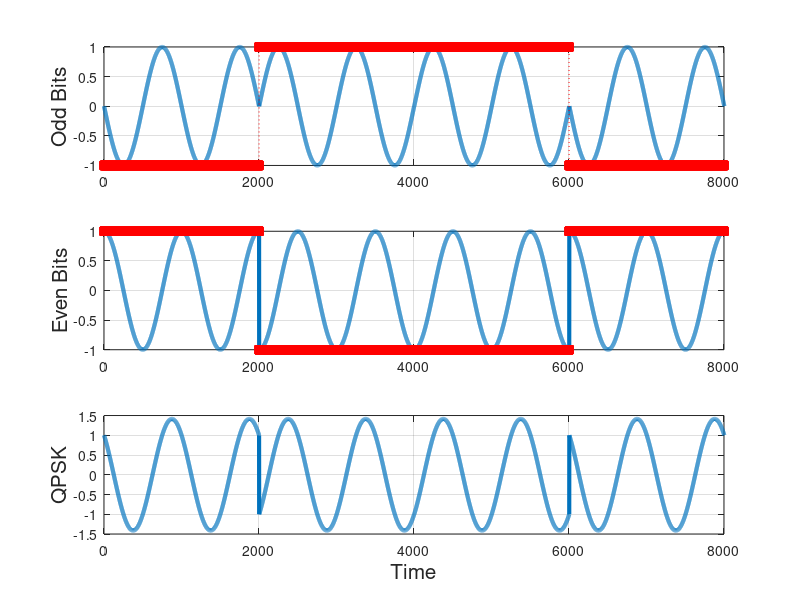

MATLAB code for this plot:
%%%%%%%%%%%%%%%%%%%%%%%%%%%%%%%%%%%%%%%%%%%%%%%%%%%%%%%%
%              Quadri-Phase-Shift-Keying               %
%               By Ankitkumar K Chheda                 %
%     Pune Institute of Computer Technology, Pune      %
%%%%%%%%%%%%%%%%%%%%%%%%%%%%%%%%%%%%%%%%%%%%%%%%%%%%%%%%

clear all;
clc;

%Taking Input Bit Sequence
temp = input ('Want to enter bit sequence (1) Yes / (2) No : ');
clc;
if temp == 1
    bit_seq = input('Enter bit sequence [0 1 0 1 0 ... ] : ');
else 
    disp ('Default bit sequence taken [0 1 0 1 1 0 1 1 0 1 1 1]');
    input('Press any key to continue');
    bit_seq = [0 1 1 0 1 0 0 1];
end

%Initiations
N = length(bit_seq);
fc = 1;                                 %Carrier Frequency for Demo
t = 0 : 0.001 : 2;                      % Bit Period = 2 * (1/fc)
b = [];
qpsk = [];
bec = [];
bes = [];
b_o = [];
b_e = [];
bit_e = [];
bit_o = [];

%Creating input waveform on Bit Sequence
for i = 1 : N
    bx = bit_seq(i) * ones(1, 1000);
    b = [b bx];
end

%Seperating Even and Odd Bits
for i = 1 : N
    if bit_seq(i) == 0
        bit_seq(i) = -1;
    end
    if mod(i,2) == 0
        e_bit = bit_seq(i);
        b_e = [b_e e_bit];
    else
        o_bit = bit_seq(i);
        b_o = [b_o o_bit];
    end
end

%Calculating QPSK Signal
for i = 1 : N/2
    be_c = (b_e(i) * cos (2*pi*fc*t));
    bo_s = (b_o(i) * sin (2*pi*fc*t));
    q = be_c + bo_s;
    even = b_e(i) * ones(1,2000);
    odd = b_o(i) * ones (1,2000);
    bit_e = [bit_e even];
    bit_o = [bit_o odd];
    qpsk = [qpsk q];
    bec = [bec be_c];
    bes = [bes bo_s];
end
clc;
figure('Name','QPSK Demonstration')

% Plot waveform of Input Bits Sequence
% subplot(411);       plot(b, 'o');       grid on;
% axis([0 (N*1000) 0 1])
% xlabel('Time'); ylabel('I/P Bit Stream');
% title ('\bf\color{blue} Demonstration of QPSK Waveforms');

%Plot waveform of Odd Bits 
subplot(311);       plot(bes,'LineWidth',3);          hold on;
plot(bit_o, 'rs:');                     grid on;
axis([0 (N*1000) -1 1]);                ylabel('Odd Bits','FontSize',15);

%Plot waveform of Even Bits 
subplot(312);       plot (bec,'LineWidth',3);         hold on; 
plot(bit_e, 'rs');                      grid on;
axis([0 (N*1000) -1 1]);                ylabel('Even Bits','FontSize',15);

%Plot waveform of QPSK signal 
subplot(313);       plot (qpsk,'LineWidth',3);        grid on;
axis([0 (N*1000) -1.5 1.5]);            ylabel('QPSK','FontSize',15); xlabel('Time','FontSize',15)